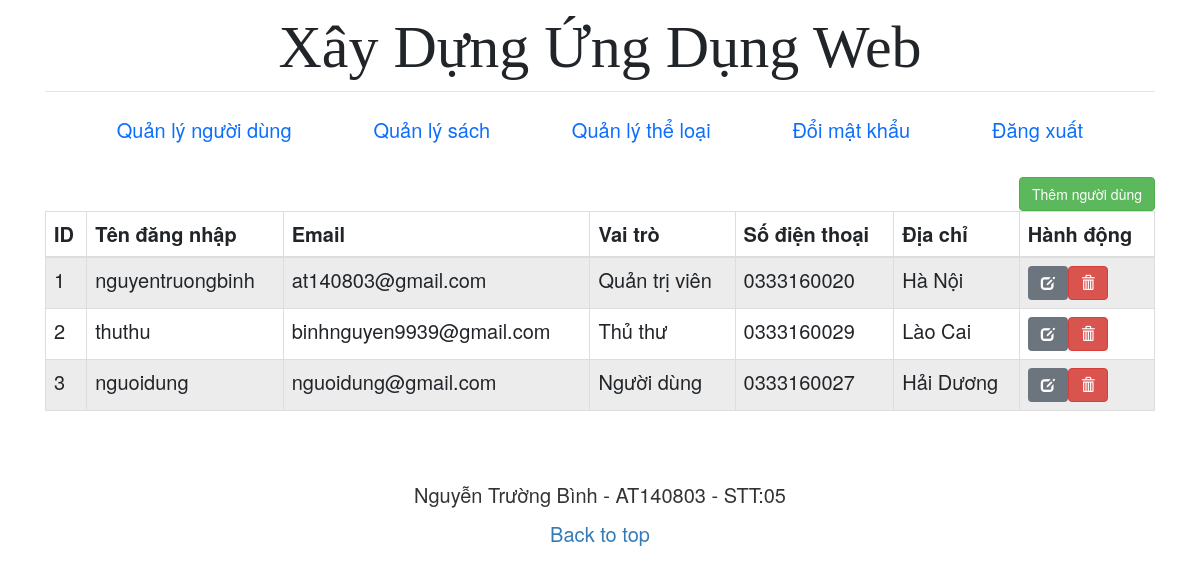
Screenshot of /users/index.php (signed in) with the database file from the repository.
### tables this page shows
CREATE TABLE `users` (
  `id` int(11) NOT NULL,
  `role_id` int(11) NOT NULL DEFAULT 3,
  `username` varchar(50) NOT NULL,
  `email` varchar(50) NOT NULL,
  `password` varchar(50) NOT NULL,
  `phone` text NOT NULL,
  `address` text NOT NULL
);

### checkPermission.php (called while the page is built)
<?php
    function checkPermission($conn, $role_id, $permission_id){
        $sql ="SELECT * FROM roles_permissions
        LEFT JOIN users ON users.role_id = roles_permissions.role_id
        WHERE users.role_id = $role_id
        AND roles_permissions.perm_id = $permission_id";
        $result = mysqli_query($conn, $sql);
        $rows = mysqli_num_rows($result);
        if ($rows == 0) {
            return false;
        } else {
            return true;
        };
    }

### users/index.php (the view, shortened to what this page needs)
<?php include "../includes/header.php"; ?>
<?php
require_once("../libs/connection.php");
require_once("../checkPermission.php");
if (checkPermission($conn, $_SESSION['role_id'], 4)) {
?>
  <main class="container">
    <a href="create.php" class="btn btn-success pull-right">Thêm người dùng</a>
    <?php
    $sql = "SELECT * FROM users";
    if ($result = mysqli_query($conn, $sql)) {
      if (mysqli_num_rows($result) > 0) {
        echo "<table class='table table-bordered table-striped'>";
        echo "<thead>";
        echo "<tr>";
        echo "<th>ID</th>";
        echo "<th>Tên đăng nhập</th>";
        echo "<th>Email</th>";
        echo "<th>Vai trò</th>";
        echo "<th>Số điện thoại</th>";
        echo "<th>Địa chỉ</th>";
        echo "<th>Hành động</th>";
        echo "</tr>";
        echo "</thead>";
        echo "<tbody>";
        $i=1;
        while ($row = mysqli_fetch_array($result)) {
          echo "<tr>";
          echo "<td>" . $i++ . "</td>";
          echo "<td>" . $row['username'] . "</td>";
          echo "<td>" . $row['email'] . "</td>";
          if ($row['role_id'] == 1) {
            echo "<td> Quản trị viên </td>";
          } elseif ($row['role_id'] == 2) {
            echo "<td> Thủ thư </td>";
          } else {
            echo "<td> Người dùng </td>";
          }
          echo "<td>" . $row['phone'] . "</td>";
          echo "<td>" . $row['address'] . "</td>";
          echo "<td>";
          echo "<a href='edit.php?id=" . $row['id'] . "' class='btn btn-secondary'><span class='glyphicon glyphicon-edit'></span></a>";
          echo "<a href='delete.php?id=" . $row['id'] . "' class='btn btn-danger'><span class='glyphicon glyphicon-trash'></span></a>";
          echo "</td>";
          echo "</tr>";
        }
        echo "</tbody>";
        echo "</table>";
      } else {
        echo "<p class='lead'><em>Không tìm thấy bản ghi.</em></p>";
      }
    } else {
      echo "ERROR: Không thể thực thi $sql. " . mysqli_error($conn);
    }
    ?>
  </main>
<?php
} else {
  header('Location: ../403.php');
}
?>
<?php include "../includes/footer.php" ?>

### asset/css/style.css (style rules this page uses)
body, html { font-size: 20px!important; }

### rows the page displays
users: username "nguyentruongbinh", email "at140803@gmail.com", shows "Quản trị viên", phone "0333160020", address "Hà Nội"
users: username "thuthu", email "binhnguyen9939@gmail.com", shows "Thủ thư", phone "0333160029", address "Lào Cai"
users: username "nguoidung", email "nguoidung@gmail.com", shows "Người dùng", phone "0333160027", address "Hải Dương"
